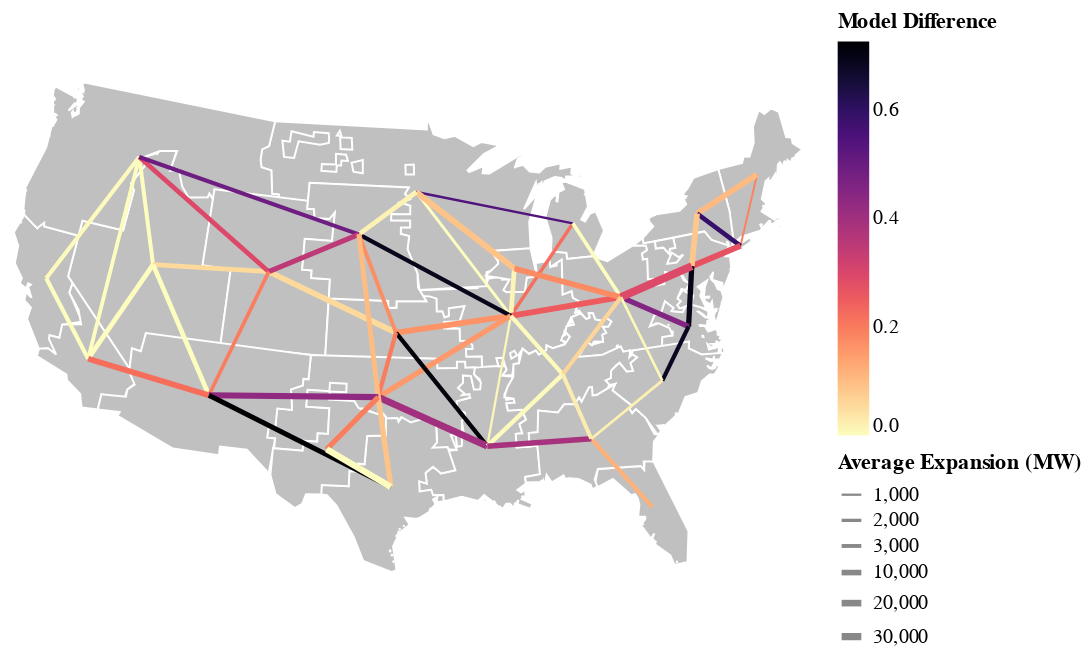

The code cell stored with this chart in its notebook:
### Code cell
geoshape_kwargs = {
        "stroke": "white",
        "fill": "silver",
    }
gdf["lat"] = gdf.geometry.centroid.y
gdf["lon"] = gdf.geometry.centroid.x
base_tx_exp_range["lat1"] = base_tx_exp_range["start_region"].map(gdf.set_index("zone")["lat"])
base_tx_exp_range["lon1"] = base_tx_exp_range["start_region"].map(gdf.set_index("zone")["lon"])
base_tx_exp_range["lat2"] = base_tx_exp_range["dest_region"].map(gdf.set_index("zone")["lat"])
base_tx_exp_range["lon2"] = base_tx_exp_range["dest_region"].map(gdf.set_index("zone")["lon"])

background = (
            alt.Chart(gdf)
            .mark_geoshape(**geoshape_kwargs)
            .project(type="albersUsa")
            .properties(height=325, width=400)
        )
lines = alt.Chart(
    base_tx_exp_range.query("mean > 500")
    ).mark_rule().encode(
    latitude="lat1",
    longitude="lon1",
    latitude2="lat2",
    longitude2="lon2",
    strokeWidth=alt.StrokeWidth("mean").title("Average Expansion (MW)").scale(type="log"),
    color=alt.Color("relative_difference:Q")
    .scale(scheme="magma", reverse=True)
    .title("Model Difference"),
    tooltip=["line_name", "min", "mean", "max", "relative_difference"]
).project(type="albersUsa")

background + lines

### Figure 1 — Vega-Lite specification as saved in the notebook (floating-point values rounded to 4 significant figures; data arrays with more than 128 entries replaced by an {"elided": "..."} marker saying what was removed)
{"config": {"view": {"continuousWidth": 300, "continuousHeight": 300}}, "layer": [{"data": {"name": "data-23b9de4af67177a1c8b5103868114365"}, "mark": {"type": "geoshape", "fill": "silver", "stroke": "white"}, "projection": {"type": "albersUsa"}}, {"data": {"name": "data-baa081794e3686a67bca35336d279d52"}, "mark": {"type": "rule"}, "encoding": {"color": {"field": "relative_difference", "scale": {"scheme": "magma", "reverse": true}, "title": "Model Difference", "type": "quantitative"}, "latitude": {"field": "lat1", "type": "quantitative"}, "latitude2": {"field": "lat2"}, "longitude": {"field": "lon1", "type": "quantitative"}, "longitude2": {"field": "lon2"}, "strokeWidth": {"field": "mean", "scale": {"type": "log"}, "title": "Average Expansion (MW)", "type": "quantitative"}, "tooltip": [{"field": "line_name", "type": "nominal"}, {"field": "min", "type": "quantitative"}, {"field": "mean", "type": "quantitative"}, {"field": "max", "type": "quantitative"}, {"field": "relative_difference", "type": "quantitative"}]}, "projection": {"type": "albersUsa"}}], "height": 325, "width": 400, "$schema": "https://vega.github.io/schema/vega-lite/v5.20.1.json", "datasets": {"data-23b9de4af67177a1c8b5103868114365": [{"zone": "BASN", "region": "WECC_ID", "lat": 40.57, "lon": -114.5, "type": "Feature", "geometry": {"type": "Polygon", "coordinates": [[[-114.0, 36.19], [-114.2, 36.01], [-114.7, 36.09], [-114.6, 35.0], [-120.0, 39.0], [-120.0, 42.0], [-117.0, 42.0], [-116.9, 44.16], [-117.2, 44.4], [-116.5, 45.6], [-116.8, 45.96], [-116.0, 46.23], [-116.2, 46.38], [-115.8, 46.27], [-115.6, 46.48], [-114.4, 46.68], [-114.6, 45.57], [-113.9, 45.7], [-113.0, 44.44], [-111.5, 44.54], [-111.4, 44.76], [-111.0, 44.48], [-111.0, 41.0], [-109.0, 41.0], [-109.0, 37.0], [-114.0, 37.0], [-114.0, 36.19]]]}}, {"zone": "CANO", "region": "WEC_BANC", "lat": 38.61, "lon": -121.4, "type": "Feature", "geometry": {"type": "MultiPolygon", "coordinates": {"elided": "8 rows, 136 float values in total"}}}, {"zone": "CASO", "region": "WEC_LADW", "lat": 35.08, "lon": -117.4, "type": "Feature", "geometry": {"type": "MultiPolygon", "coordinates": {"elided": "12 rows, 158 float values in total"}}}, {"zone": "FRCC", "region": "FRCC", "lat": 28.35, "lon": -81.91, "type": "Feature", "geometry": {"type": "MultiPolygon", "coordinates": {"elided": "135 rows, 1454 float values in total"}}}, {"zone": "ISNE", "region": "NENG_CT", "lat": 44.23, "lon": -70.65, "type": "Feature", "geometry": {"type": "MultiPolygon", "coordinates": {"elided": "143 rows, 1558 float values in total"}}}, {"zone": "MISC", "region": "MIS_IL", "lat": 39.08, "lon": -89.54, "type": "Feature", "geometry": {"type": "MultiPolygon", "coordinates": {"elided": "2 rows, 140 float values in total"}}}, {"zone": "MISE", "region": "MIS_LMI", "lat": 43.57, "lon": -84.58, "type": "Feature", "geometry": {"type": "MultiPolygon", "coordinates": {"elided": "27 rows, 304 float values in total"}}}, {"zone": "MISS", "region": "MIS_AMSO", "lat": 32.37, "lon": -91.56, "type": "Feature", "geometry": {"type": "MultiPolygon", "coordinates": {"elided": "67 rows, 822 float values in total"}}}, {"zone": "MISW", "region": "MIS_IA", "lat": 45.7, "lon": -96.0, "type": "Feature", "geometry": {"type": "MultiPolygon", "coordinates": {"elided": "77 rows, 918 float values in total"}}}, {"zone": "NWPP", "region": "WECC_MT", "lat": 45.93, "lon": -117.0, "type": "Feature", "geometry": {"type": "MultiPolygon", "coordinates": {"elided": "63 rows, 780 float values in total"}}}, {"zone": "NYCW", "region": "NY_Z_J", "lat": 40.84, "lon": -73.09, "type": "Feature", "geometry": {"type": "MultiPolygon", "coordinates": [[[[-74.21, 40.62], [-74.08, 40.65], [-74.05, 40.6], [-74.25, 40.49], [-74.21, 40.62]]], [[[-74.04, 40.69], [-74.05, 40.69], [-74.05, 40.69], [-74.04, 40.69], [-74.04, 40.69]]], [[[-74.03, 40.7], [-74.04, 40.69], [-74.05, 40.7], [-74.04, 40.7], [-74.03, 40.7]]], [[[-74.03, 40.68], [-73.91, 40.92], [-73.76, 40.78], [-72.29, 41.16], [-72.28, 41.01], [-72.1, 41.0], [-71.85, 41.07], [-73.25, 40.62], [-74.03, 40.68]]], [[[-72.92, 40.75], [-72.92, 40.75], [-72.91, 40.75], [-72.92, 40.74], [-72.92, 40.75]]], [[[-72.07, 41.1], [-72.09, 41.03], [-72.11, 41.02], [-72.15, 41.1], [-72.07, 41.1]]], [[[-72.16, 41.2], [-72.2, 41.16], [-72.22, 41.17], [-72.19, 41.19], [-72.16, 41.2]]], [[[-72.11, 41.21], [-72.1, 41.21], [-72.13, 41.2], [-72.12, 41.21], [-72.11, 41.21]]], [[[-72.03, 41.28], [-72.0, 41.27], [-71.91, 41.3], [-72.04, 41.25], [-72.03, 41.28]]]]}}, {"zone": "NYUP", "region": "NY_Z_A", "lat": 42.99, "lon": -75.58, "type": "Feature", "geometry": {"type": "MultiPolygon", "coordinates": {"elided": "9 rows, 130 float values in total"}}}, {"zone": "PJMC", "region": "PJM_COMD", "lat": 41.52, "lon": -89.07, "type": "Feature", "geometry": {"type": "Polygon", "coordinates": [[[-87.81, 42.5], [-87.52, 41.01], [-88.24, 40.99], [-88.46, 40.28], [-89.72, 40.32], [-89.93, 40.44], [-89.45, 40.97], [-91.12, 41.24], [-90.19, 41.81], [-90.17, 42.12], [-90.64, 42.51], [-87.81, 42.5]]]}}, {"zone": "PJMD", "region": "PJM_Dom", "lat": 37.32, "lon": -77.74, "type": "Feature", "geometry": {"type": "MultiPolygon", "coordinates": {"elided": "13 rows, 252 float values in total"}}}, {"zone": "PJME", "region": "PJM_EMAC", "lat": 40.37, "lon": -76.72, "type": "Feature", "geometry": {"type": "MultiPolygon", "coordinates": {"elided": "25 rows, 378 float values in total"}}}, {"zone": "PJMW", "region": "PJM_AP", "lat": 39.42, "lon": -81.91, "type": "Feature", "geometry": {"type": "MultiPolygon", "coordinates": {"elided": "17 rows, 326 float values in total"}}}, {"zone": "RMRG", "region": "WECC_CO", "lat": 41.12, "lon": -106.4, "type": "Feature", "geometry": {"type": "Polygon", "coordinates": [[[-102.1, 41.01], [-102.0, 36.99], [-109.0, 37.0], [-109.1, 41.0], [-111.1, 41.0], [-111.1, 45.0], [-104.1, 45.0], [-104.0, 44.58], [-103.6, 44.61], [-103.4, 44.15], [-102.4, 44.14], [-102.3, 44.43], [-102.0, 44.52], [-102.1, 43.0], [-104.0, 43.0], [-104.0, 41.4], [-103.4, 41.4], [-103.4, 41.01], [-102.1, 41.01]]]}}, {"zone": "SPPC", "region": "SPP_N", "lat": 38.36, "lon": -97.37, "type": "Feature", "geometry": {"type": "Polygon", "coordinates": [[[-95.07, 40.25], [-94.6, 40.13], [-94.59, 39.46], [-94.21, 39.46], [-94.07, 39.14], [-93.76, 39.21], [-93.76, 39.62], [-92.68, 39.7], [-93.05, 38.93], [-94.11, 38.91], [-94.11, 38.57], [-93.06, 38.53], [-93.07, 37.91], [-92.41, 37.86], [-92.24, 37.65], [-92.25, 37.47], [-92.68, 37.48], [-92.68, 37.07], [-91.65, 37.05], [-91.67, 36.5], [-92.77, 36.49], [-92.77, 36.8], [-93.3, 36.81], [-93.31, 36.49], [-94.62, 36.5], [-94.62, 36.99], [-102.0, 36.99], [-102.1, 40.01], [-97.93, 40.01], [-97.93, 39.66], [-97.37, 39.66], [-97.37, 40.01], [-95.32, 40.0], [-95.56, 40.27], [-95.07, 40.25]]]}}, {"zone": "SPPN", "region": "SPP_NEBR", "lat": 43.42, "lon": -100.2, "type": "Feature", "geometry": {"type": "MultiPolygon", "coordinates": {"elided": "6 rows, 156 float values in total"}}}, {"zone": "SPPS", "region": "SPP_SPS", "lat": 34.99, "lon": -98.46, "type": "Feature", "geometry": {"type": "MultiPolygon", "coordinates": {"elided": "3 rows, 152 float values in total"}}}, {"zone": "SRCA", "region": "S_VACA", "lat": 34.8, "lon": -80.06, "type": "Feature", "geometry": {"type": "MultiPolygon", "coordinates": {"elided": "15 rows, 252 float values in total"}}}, {"zone": "SRCE", "region": "S_C_KY", "lat": 35.82, "lon": -86.41, "type": "Feature", "geometry": {"type": "MultiPolygon", "coordinates": {"elided": "2 rows, 164 float values in total"}}}, {"zone": "SRSE", "region": "S_SOU", "lat": 32.32, "lon": -85.05, "type": "Feature", "geometry": {"type": "MultiPolygon", "coordinates": {"elided": "18 rows, 272 float values in total"}}}, {"zone": "SRSG", "region": "WECC_AZ", "lat": 34.36, "lon": -109.3, "type": "Feature", "geometry": {"type": "Polygon", "coordinates": [[[-105.0, 30.68], [-106.5, 31.78], [-108.2, 31.78], [-108.2, 31.33], [-111.1, 31.33], [-114.8, 32.49], [-114.7, 32.71], [-116.1, 32.61], [-116.1, 33.43], [-114.5, 33.55], [-114.5, 33.94], [-114.1, 34.27], [-114.6, 34.87], [-114.8, 36.09], [-114.2, 36.03], [-114.1, 37.0], [-103.0, 37.0], [-103.0, 35.74], [-103.4, 35.74], [-103.4, 35.39], [-104.1, 35.14], [-103.9, 34.08], [-104.9, 34.08], [-104.9, 33.14], [-105.3, 33.13], [-105.3, 32.52], [-104.8, 32.52], [-105.0, 30.68]]]}}, {"zone": "TRE", "region": "ERC_REST", "lat": 30.32, "lon": -97.54, "type": "Feature", "geometry": {"type": "MultiPolygon", "coordinates": {"elided": "25 rows, 348 float values in total"}}}, {"zone": "TREW", "region": "ERC_PHDL", "lat": 32.16, "lon": -101.6, "type": "Feature", "geometry": {"type": "Polygon", "coordinates": [[[-104.9, 30.6], [-104.9, 32.0], [-103.1, 32.01], [-103.1, 32.53], [-102.2, 32.53], [-102.2, 32.96], [-101.6, 32.97], [-101.6, 34.31], [-103.0, 34.31], [-103.0, 35.19], [-101.6, 35.19], [-101.6, 35.63], [-100.5, 35.62], [-100.5, 35.18], [-101.6, 35.18], [-101.6, 34.75], [-100.0, 34.75], [-99.69, 34.38], [-97.94, 33.99], [-97.92, 33.0], [-99.09, 32.95], [-99.2, 31.47], [-99.6, 31.49], [-99.6, 31.08], [-100.1, 31.08], [-100.1, 30.29], [-101.8, 30.28], [-101.8, 29.78], [-102.7, 29.74], [-102.9, 29.22], [-103.3, 28.97], [-104.5, 29.63], [-104.9, 30.6]]]}}], "data-baa081794e3686a67bca35336d279d52": [{"line_name": "BASN_to_CASO", "start_region": "BASN", "dest_region": "CASO", "min": 5920.0, "mean": 5920.0, "max": 5920.0, "relative_difference": 0.0, "lat1": 40.57, "lon1": -114.5, "lat2": 35.08, "lon2": -117.4}, {"line_name": "BASN_to_NWPP", "start_region": "BASN", "dest_region": "NWPP", "min": 3350.0, "mean": 3350.0, "max": 3350.0, "relative_difference": 0.0, "lat1": 40.57, "lon1": -114.5, "lat2": 45.93, "lon2": -117.0}, {"line_name": "BASN_to_RMRG", "start_region": "BASN", "dest_region": "RMRG", "min": 5518.0, "mean": 5668.0, "max": 5835.0, "relative_difference": 0.05593, "lat1": 40.57, "lon1": -114.5, "lat2": 41.12, "lon2": -106.4}, {"line_name": "BASN_to_SRSG", "start_region": "BASN", "dest_region": "SRSG", "min": 5385.0, "mean": 5385.0, "max": 5385.0, "relative_difference": 0.0, "lat1": 40.57, "lon1": -114.5, "lat2": 34.36, "lon2": -109.3}, {"line_name": "CANO_to_CASO", "start_region": "CANO", "dest_region": "CASO", "min": 3675.0, "mean": 3675.0, "max": 3675.0, "relative_difference": 0.0, "lat1": 38.61, "lon1": -121.4, "lat2": 35.08, "lon2": -117.4}, {"line_name": "CANO_to_NWPP", "start_region": "CANO", "dest_region": "NWPP", "min": 3675.0, "mean": 3679.0, "max": 3689.0, "relative_difference": 0.003806, "lat1": 38.61, "lon1": -121.4, "lat2": 45.93, "lon2": -117.0}, {"line_name": "CASO_to_NWPP", "start_region": "CASO", "dest_region": "NWPP", "min": 2858.0, "mean": 2858.0, "max": 2858.0, "relative_difference": 0.0, "lat1": 35.08, "lon1": -117.4, "lat2": 45.93, "lon2": -117.0}, {"line_name": "CASO_to_SRSG", "start_region": "CASO", "dest_region": "SRSG", "min": 9553.0, "mean": 10770.0, "max": 11940.0, "relative_difference": 0.2216, "lat1": 35.08, "lon1": -117.4, "lat2": 34.36, "lon2": -109.3}, {"line_name": "FRCC_to_SRSE", "start_region": "FRCC", "dest_region": "SRSE", "min": 3600.0, "mean": 3708.0, "max": 4032.0, "relative_difference": 0.1165, "lat1": 28.35, "lon1": -81.91, "lat2": 32.32, "lon2": -85.05}, {"line_name": "ISNE_to_NYCW", "start_region": "ISNE", "dest_region": "NYCW", "min": 760.0, "mean": 815.2, "max": 914.0, "relative_difference": 0.1889, "lat1": 44.23, "lon1": -70.65, "lat2": 40.84, "lon2": -73.09}, {"line_name": "ISNE_to_NYUP", "start_region": "ISNE", "dest_region": "NYUP", "min": 10120.0, "mean": 10600.0, "max": 11240.0, "relative_difference": 0.105, "lat1": 44.23, "lon1": -70.65, "lat2": 42.99, "lon2": -75.58}, {"line_name": "MISC_to_MISE", "start_region": "MISC", "dest_region": "MISE", "min": 2108.0, "mean": 2301.0, "max": 2614.0, "relative_difference": 0.2199, "lat1": 39.08, "lon1": -89.54, "lat2": 43.57, "lon2": -84.58}, {"line_name": "MISC_to_MISS", "start_region": "MISC", "dest_region": "MISS", "min": 1039.0, "mean": 1042.0, "max": 1050.0, "relative_difference": 0.01056, "lat1": 39.08, "lon1": -89.54, "lat2": 32.37, "lon2": -91.56}, {"line_name": "MISC_to_MISW", "start_region": "MISC", "dest_region": "MISW", "min": 1655.0, "mean": 1655.0, "max": 1655.0, "relative_difference": 0.0, "lat1": 39.08, "lon1": -89.54, "lat2": 45.7, "lon2": -96.0}, {"line_name": "MISC_to_PJMC", "start_region": "MISC", "dest_region": "PJMC", "min": 5244.0, "mean": 5261.0, "max": 5311.0, "relative_difference": 0.01273, "lat1": 39.08, "lon1": -89.54, "lat2": 41.52, "lon2": -89.07}, {"line_name": "MISC_to_PJMW", "start_region": "MISC", "dest_region": "PJMW", "min": 10930.0, "mean": 12450.0, "max": 14070.0, "relative_difference": 0.2524, "lat1": 39.08, "lon1": -89.54, "lat2": 39.42, "lon2": -81.91}, {"line_name": "MISC_to_SPPC", "start_region": "MISC", "dest_region": "SPPC", "min": 9552.0, "mean": 10660.0, "max": 11290.0, "relative_difference": 0.163, "lat1": 39.08, "lon1": -89.54, "lat2": 38.36, "lon2": -97.37}, {"line_name": "MISC_to_SPPN", "start_region": "MISC", "dest_region": "SPPN", "min": 2415.0, "mean": 3660.0, "max": 4941.0, "relative_difference": 0.6901, "lat1": 39.08, "lon1": -89.54, "lat2": 43.42, "lon2": -100.2}, {"line_name": "MISC_to_SPPS", "start_region": "MISC", "dest_region": "SPPS", "min": 7434.0, "mean": 8016.0, "max": 8672.0, "relative_difference": 0.1544, "lat1": 39.08, "lon1": -89.54, "lat2": 34.99, "lon2": -98.46}, {"line_name": "MISC_to_SRCE", "start_region": "MISC", "dest_region": "SRCE", "min": 3745.0, "mean": 3749.0, "max": 3756.0, "relative_difference": 0.002934, "lat1": 39.08, "lon1": -89.54, "lat2": 35.82, "lon2": -86.41}, {"line_name": "MISE_to_MISW", "start_region": "MISE", "dest_region": "MISW", "min": 826.0, "mean": 1094.0, "max": 1421.0, "relative_difference": 0.5441, "lat1": 43.57, "lon1": -84.58, "lat2": 45.7, "lon2": -96.0}, {"line_name": "MISE_to_PJMW", "start_region": "MISE", "dest_region": "PJMW", "min": 2662.0, "mean": 2662.0, "max": 2662.0, "relative_difference": 0.0, "lat1": 43.57, "lon1": -84.58, "lat2": 39.42, "lon2": -81.91}, {"line_name": "MISS_to_SPPC", "start_region": "MISS", "dest_region": "SPPC", "min": 2998.0, "mean": 3856.0, "max": 5754.0, "relative_difference": 0.7147, "lat1": 32.37, "lon1": -91.56, "lat2": 38.36, "lon2": -97.37}, {"line_name": "MISS_to_SPPS", "start_region": "MISS", "dest_region": "SPPS", "min": 16970.0, "mean": 22970.0, "max": 26100.0, "relative_difference": 0.3977, "lat1": 32.37, "lon1": -91.56, "lat2": 34.99, "lon2": -98.46}, {"line_name": "MISS_to_SRCE", "start_region": "MISS", "dest_region": "SRCE", "min": 4092.0, "mean": 4096.0, "max": 4105.0, "relative_difference": 0.003174, "lat1": 32.37, "lon1": -91.56, "lat2": 35.82, "lon2": -86.41}, {"line_name": "MISS_to_SRSE", "start_region": "MISS", "dest_region": "SRSE", "min": 7759.0, "mean": 9545.0, "max": 11470.0, "relative_difference": 0.389, "lat1": 32.37, "lon1": -91.56, "lat2": 32.32, "lon2": -85.05}, {"line_name": "MISW_to_PJMC", "start_region": "MISW", "dest_region": "PJMC", "min": 11660.0, "mean": 12450.0, "max": 12780.0, "relative_difference": 0.08975, "lat1": 45.7, "lon1": -96.0, "lat2": 41.52, "lon2": -89.07}, {"line_name": "MISW_to_SPPN", "start_region": "MISW", "dest_region": "SPPN", "min": 5512.0, "mean": 5534.0, "max": 5601.0, "relative_difference": 0.01608, "lat1": 45.7, "lon1": -96.0, "lat2": 43.42, "lon2": -100.2}, {"line_name": "NWPP_to_RMRG", "start_region": "NWPP", "dest_region": "RMRG", "min": 4975.0, "mean": 5644.0, "max": 6625.0, "relative_difference": 0.2924, "lat1": 45.93, "lon1": -117.0, "lat2": 41.12, "lon2": -106.4}, {"line_name": "NWPP_to_SPPN", "start_region": "NWPP", "dest_region": "SPPN", "min": 2229.0, "mean": 3326.0, "max": 3862.0, "relative_difference": 0.491, "lat1": 45.93, "lon1": -117.0, "lat2": 43.42, "lon2": -100.2}, {"line_name": "NYCW_to_NYUP", "start_region": "NYCW", "dest_region": "NYUP", "min": 3788.0, "mean": 4881.0, "max": 6666.0, "relative_difference": 0.5896, "lat1": 40.84, "lon1": -73.09, "lat2": 42.99, "lon2": -75.58}, {"line_name": "NYCW_to_PJME", "start_region": "NYCW", "dest_region": "PJME", "min": 10000.0, "mean": 12270.0, "max": 13310.0, "relative_difference": 0.27, "lat1": 40.84, "lon1": -73.09, "lat2": 40.37, "lon2": -76.72}, {"line_name": "NYUP_to_PJME", "start_region": "NYUP", "dest_region": "PJME", "min": 9955.0, "mean": 10480.0, "max": 10840.0, "relative_difference": 0.08457, "lat1": 42.99, "lon1": -75.58, "lat2": 40.37, "lon2": -76.72}, {"line_name": "PJMC_to_PJMW", "start_region": "PJMC", "dest_region": "PJMW", "min": 10000.0, "mean": 11140.0, "max": 11960.0, "relative_difference": 0.1758, "lat1": 41.52, "lon1": -89.07, "lat2": 39.42, "lon2": -81.91}, {"line_name": "PJMD_to_PJME", "start_region": "PJMD", "dest_region": "PJME", "min": 6447.0, "mean": 7984.0, "max": 12000.0, "relative_difference": 0.6955, "lat1": 37.32, "lon1": -77.74, "lat2": 40.37, "lon2": -76.72}, {"line_name": "PJMD_to_PJMW", "start_region": "PJMD", "dest_region": "PJMW", "min": 6930.0, "mean": 7821.0, "max": 10480.0, "relative_difference": 0.4539, "lat1": 37.32, "lon1": -77.74, "lat2": 39.42, "lon2": -81.91}, {"line_name": "PJMD_to_SRCA", "start_region": "PJMD", "dest_region": "SRCA", "min": 3053.0, "mean": 3713.0, "max": 5590.0, "relative_difference": 0.6833, "lat1": 37.32, "lon1": -77.74, "lat2": 34.8, "lon2": -80.06}, {"line_name": "PJME_to_PJMW", "start_region": "PJME", "dest_region": "PJMW", "min": 38850.0, "mean": 47540.0, "max": 52700.0, "relative_difference": 0.2913, "lat1": 40.37, "lon1": -76.72, "lat2": 39.42, "lon2": -81.91}, {"line_name": "PJMW_to_SRCA", "start_region": "PJMW", "dest_region": "SRCA", "min": 1219.0, "mean": 1222.0, "max": 1229.0, "relative_difference": 0.008185, "lat1": 39.42, "lon1": -81.91, "lat2": 34.8, "lon2": -80.06}, {"line_name": "PJMW_to_SRCE", "start_region": "PJMW", "dest_region": "SRCE", "min": 3677.0, "mean": 3788.0, "max": 3909.0, "relative_difference": 0.06125, "lat1": 39.42, "lon1": -81.91, "lat2": 35.82, "lon2": -86.41}, {"line_name": "RMRG_to_SPPC", "start_region": "RMRG", "dest_region": "SPPC", "min": 9930.0, "mean": 10120.0, "max": 10480.0, "relative_difference": 0.05414, "lat1": 41.12, "lon1": -106.4, "lat2": 38.36, "lon2": -97.37}, {"line_name": "RMRG_to_SPPN", "start_region": "RMRG", "dest_region": "SPPN", "min": 6111.0, "mean": 6824.0, "max": 8500.0, "relative_difference": 0.3501, "lat1": 41.12, "lon1": -106.4, "lat2": 43.42, "lon2": -100.2}, {"line_name": "RMRG_to_SRSG", "start_region": "RMRG", "dest_region": "SRSG", "min": 2496.0, "mean": 2736.0, "max": 3033.0, "relative_difference": 0.1963, "lat1": 41.12, "lon1": -106.4, "lat2": 34.36, "lon2": -109.3}, {"line_name": "SPPC_to_SPPN", "start_region": "SPPC", "dest_region": "SPPN", "min": 2996.0, "mean": 3140.0, "max": 3534.0, "relative_difference": 0.1713, "lat1": 38.36, "lon1": -97.37, "lat2": 43.42, "lon2": -100.2}, {"line_name": "SPPC_to_SPPS", "start_region": "SPPC", "dest_region": "SPPS", "min": 3627.0, "mean": 3982.0, "max": 4413.0, "relative_difference": 0.1974, "lat1": 38.36, "lon1": -97.37, "lat2": 34.99, "lon2": -98.46}, {"line_name": "SPPN_to_SPPS", "start_region": "SPPN", "dest_region": "SPPS", "min": 5742.0, "mean": 6090.0, "max": 6356.0, "relative_difference": 0.1008, "lat1": 43.42, "lon1": -100.2, "lat2": 34.99, "lon2": -98.46}, {"line_name": "SPPS_to_SRSG", "start_region": "SPPS", "dest_region": "SRSG", "min": 10100.0, "mean": 14180.0, "max": 16180.0, "relative_difference": 0.4287, "lat1": 34.99, "lon1": -98.46, "lat2": 34.36, "lon2": -109.3}, {"line_name": "SPPS_to_TRE", "start_region": "SPPS", "dest_region": "TRE", "min": 8012.0, "mean": 8302.0, "max": 8758.0, "relative_difference": 0.08986, "lat1": 34.99, "lon1": -98.46, "lat2": 30.32, "lon2": -97.54}, {"line_name": "SPPS_to_TREW", "start_region": "SPPS", "dest_region": "TREW", "min": 6951.0, "mean": 7496.0, "max": 8411.0, "relative_difference": 0.1948, "lat1": 34.99, "lon1": -98.46, "lat2": 32.16, "lon2": -101.6}, {"line_name": "SRCA_to_SRSE", "start_region": "SRCA", "dest_region": "SRSE", "min": 1400.0, "mean": 1407.0, "max": 1428.0, "relative_difference": 0.0199, "lat1": 34.8, "lon1": -80.06, "lat2": 32.32, "lon2": -85.05}, {"line_name": "SRCE_to_SRSE", "start_region": "SRCE", "dest_region": "SRSE", "min": 3196.0, "mean": 3217.0, "max": 3275.0, "relative_difference": 0.02456, "lat1": 35.82, "lon1": -86.41, "lat2": 32.32, "lon2": -85.05}, {"line_name": "SRSG_to_TRE", "start_region": "SRSG", "dest_region": "TRE", "min": 4212.0, "mean": 6252.0, "max": 8749.0, "relative_difference": 0.7257, "lat1": 34.36, "lon1": -109.3, "lat2": 30.32, "lon2": -97.54}, {"line_name": "TRE_to_TREW", "start_region": "TRE", "dest_region": "TREW", "min": 16530.0, "mean": 16530.0, "max": 16530.0, "relative_difference": 0.0, "lat1": 30.32, "lon1": -97.54, "lat2": 32.16, "lon2": -101.6}]}}
